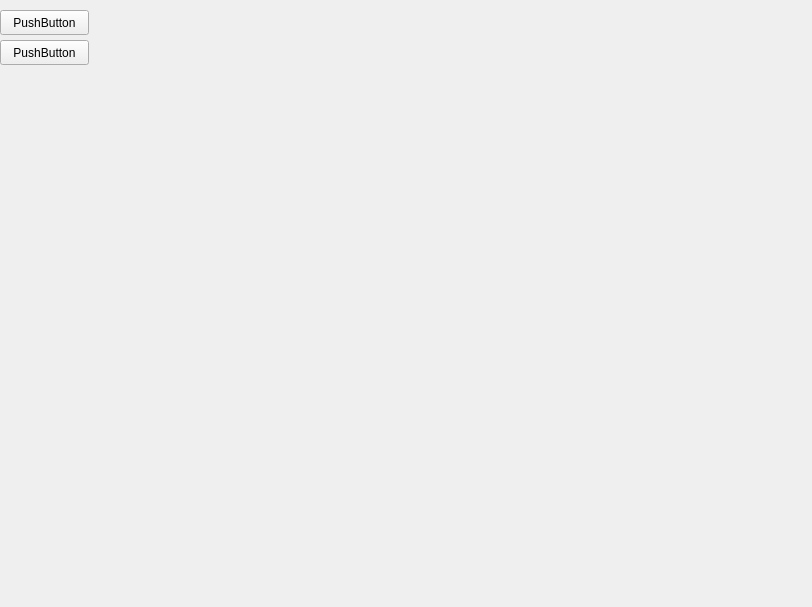
<?xml version="1.0" encoding="UTF-8"?>
<ui version="4.0">
 <class>Form</class>
 <widget class="QWidget" name="Form">
  <property name="geometry">
   <rect>
    <x>0</x>
    <y>0</y>
    <width>812</width>
    <height>607</height>
   </rect>
  </property>
  <property name="windowTitle">
   <string>Calibration</string>
  </property>
  <widget class="QPushButton" name="pushButton">
   <property name="geometry">
    <rect>
     <x>0</x>
     <y>10</y>
     <width>89</width>
     <height>25</height>
    </rect>
   </property>
   <property name="text">
    <string>PushButton</string>
   </property>
  </widget>
  <widget class="QPushButton" name="pushButton_2">
   <property name="geometry">
    <rect>
     <x>0</x>
     <y>40</y>
     <width>89</width>
     <height>25</height>
    </rect>
   </property>
   <property name="text">
    <string>PushButton</string>
   </property>
  </widget>
 </widget>
 <resources/>
 <connections/>
</ui>
